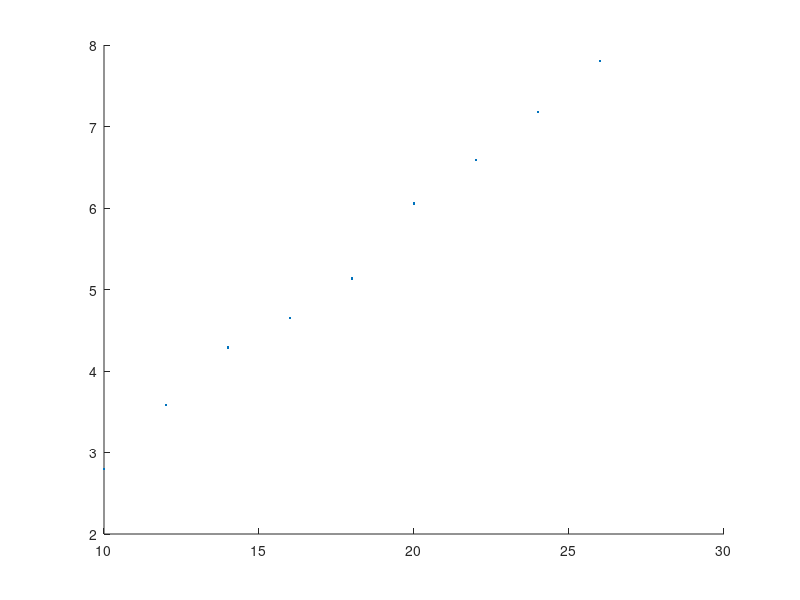

Here is the MATLAB script that generated this plot: (Note: this script raises an error after producing the figure.)
u =(10:2:26);
i =[0.065 0.081 0.099 0.117 0.137 0.156 0.177 0.200 0.220];
v1=[2.795 3.582 4.286 4.648 5.133 6.056 6.587 7.180 7.803];
r=0.5*103.84*10^(-3);
s=pi*r*r;
rho=1.185;
p0=u.*i
p1=0.5.*rho.*s.*(v1.^3)
ita=p1./p0

uv=scatter(u, v1, '.k');
set(uv, 'MarkerSize', 20);
